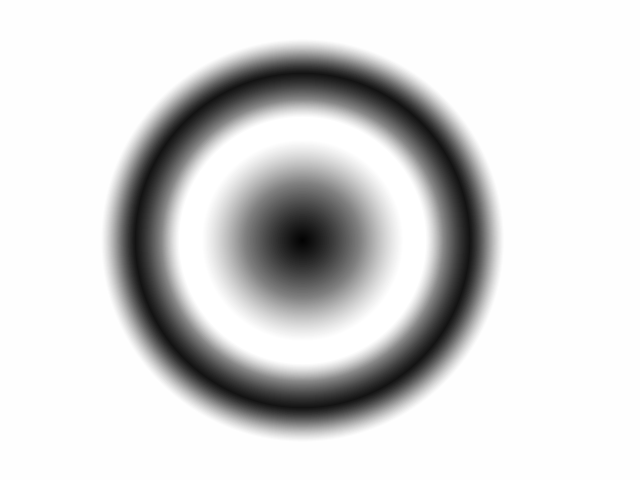
#> input picture render-7.png, 640 x 480 px, found by its file name
$ python multiple_paths_gains.py
#> lines starting #> are read from the running program, lines starting #| are printed output that depends on the picture
### Master Program/img_processing_and_path_planning/a_img_setup.py
"""
IMG PREPREOCESSING FILE, HANDLES IMG SPLITTING AND GRAYSCALING.

FILE IS COMPLETE AS OF 21/8/23 DO NOT MODIFY FURTHER
"""
import cv2
import numpy as np
import matplotlib.pyplot as plt
import math

from PIL import Image

def convert_to_grayscale(input_image_path, output_image_path):
#> called with input_image_path = 'render-7.png', output_image_path = 'grayscale_map.png'
    try:
        # Open the image file
        with Image.open(input_image_path) as img:
            # Convert the image to grayscale
#> img is the input picture: PIL image 640x480 P; min 2, max 255, mean 212.1
            grayscale_img = img.convert("L")

            # Save the grayscale image
            grayscale_img.save(output_image_path)
            print("Image converted to grayscale and saved")
    except Exception as e:
        print(f"Error: {e}")

def invert_image(image, output):

    image_map = cv2.imread(image)
    inverse = cv2.bitwise_not(image_map)

    cv2.imwrite(output, inverse)

    print("Image inverted and saved")
    return output

def img_split(image, threshold, output):
        # Load the image
#> called with image = 'render-7.png', threshold = 256, output = 'split_image_inverse.png'
    image_path = image
    image = cv2.imread(image_path)

    image_map = np.where(image > threshold, 255, 0).astype(np.uint8)
#> image_map: shape (480, 640, 3); every value is 0

    cv2.imwrite(output, image_map)

    print("Image split and saved")

    return output

def setup_image(image_source, threshold, direction):
    convert_to_grayscale(image_source, "grayscale_map.png")

    img_split(image_source, threshold, "split_image_inverse.png")

    invert_image("split_image_inverse.png", "split_image.png")
    #invert_image("split_image_inverse.png", "split_image.png")


#invert_image("trimmed_map.png", "trimmed_map_inverse.png")

### Master Program/img_processing_and_path_planning/b_filtering.py
"""
IMG FILTER FILE, HANDLES THE APPLICATION OF VARIOUS FILTERS
TO HIGHLIGHT SLOPES AND RIDGE AREAS

FILE IS COMPLETE AS OF 21/8/23 DO NOT MODIFY FURTHER
"""


import cv2
import numpy as np
import matplotlib.pyplot as plt
import math
import img_processing_and_path_planning.e_kernels as k

def sharpen_filter(image):

    kernel = np.array([
    [0, -1, 0],
    [-1, 5, -1],
    [0, -1, 0]])

    output = cv2.filter2D(image, -1, kernel)
    return output

def ridge_filter(image, direction):


#> called with direction = 0
    direction_rad = math.radians(direction)


    if (0 <= direction <= 90):
        weighting = math.sin(direction_rad) # 0 -> 1
        S2N_kernel = 0.5 * (k.S2N_kernel * (1 - weighting))
        W2E_kernel = 0.5 * (k.W2E_kernel * weighting)

        S2N_image = cv2.filter2D(image, -1, S2N_kernel)
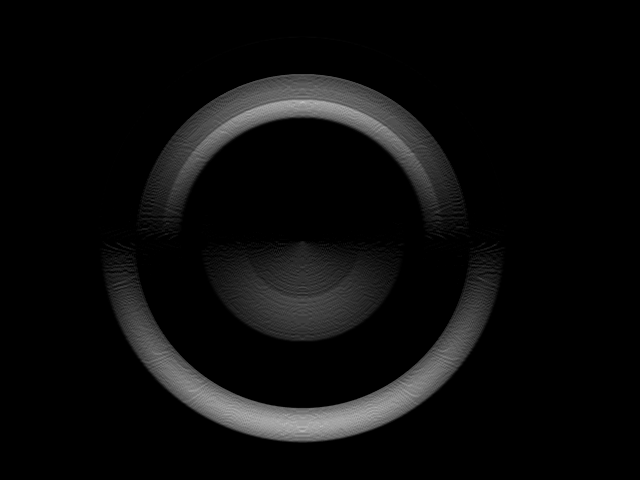
#> S2N_image: shape (480, 640, 3); min 0, max 191, mean 11.8
        W2E_image = cv2.filter2D(image, -1, W2E_kernel)
            # Clip the pixel values to ensure they are within the specified range
        #S2N_image = np.clip(S2N_image, 0, 255)
        #W2E_image = np.clip(W2E_image, 0, 255)

        output = S2N_image + W2E_image

        #output = np.clip(output, 0, 255)

    if (90 < direction <= 180):
        weighting = math.sin(direction_rad) # 1 -> 0

        W2E_kernel = 0.5 * (k.W2E_kernel * weighting)
        N2S_kernel = 0.5 * (k.N2S_kernel * (1 - weighting))

        N2S_image = cv2.filter2D(image, -1, N2S_kernel)
        W2E_image = cv2.filter2D(image, -1, W2E_kernel)
        output = N2S_image + W2E_image

    if (180 < direction <= 270):
        weighting = -(math.sin(direction_rad)) # 0 -> 1

        E2W_kernel = 0.5 * (k.E2W_kernel * weighting)
        N2S_kernel = 0.5 * (k.N2S_kernel * (1 - weighting))

        N2S_image = cv2.filter2D(image, -1, N2S_kernel)
        E2W_image = cv2.filter2D(image, -1, E2W_kernel)
        output = N2S_image + E2W_image
    if (270 < direction <= 360):
        weighting = -(math.sin(direction_rad)) # 1 -> 0

        E2W_kernel = 0.5 * (k.E2W_kernel * weighting)
        S2N_kernel = 0.5 * (k.S2N_kernel * (1 - weighting))

        S2N_image = cv2.filter2D(image, -1, S2N_kernel)
        E2W_image = cv2.filter2D(image, -1, E2W_kernel)
        output = S2N_image + E2W_image


    """
    direction_rad = math.radians(direction)

    if (0 <= direction <= 90):
        weighting = math.sin(direction_rad) # 0 -> 1
        S2N_kernel = 0.5 * (k.N2S_kernel * (1 - weighting))
        W2E_kernel = 0.5 * (k.E2W_kernel * weighting)

        S2N_image = cv2.filter2D(image, -1, S2N_kernel)
        W2E_image = cv2.filter2D(image, -1, W2E_kernel)
            # Clip the pixel values to ensure they are within the specified range
        #S2N_image = np.clip(S2N_image, 0, 255)
        #W2E_image = np.clip(W2E_image, 0, 255)

        output = S2N_image + W2E_image

        #output = np.clip(output, 0, 255)

    if (90 < direction <= 180):
        weighting = math.sin(direction_rad) # 1 -> 0

        W2E_kernel = 0.5 * (k.E2W_kernel * weighting)
        N2S_kernel = 0.5 * (k.S2N_kernel * (1 - weighting))

        N2S_image = cv2.filter2D(image, -1, N2S_kernel)
        W2E_image = cv2.filter2D(image, -1, W2E_kernel)
        output = N2S_image + W2E_image

    if (180 < direction <= 270):
        weighting = -(math.sin(direction_rad)) # 0 -> 1

        E2W_kernel = 0.5 * (k.W2E_kernel * weighting)
        N2S_kernel = 0.5 * (k.S2N_kernel * (1 - weighting))

        N2S_image = cv2.filter2D(image, -1, N2S_kernel)
        E2W_image = cv2.filter2D(image, -1, E2W_kernel)
        output = N2S_image + E2W_image
    if (270 < direction <= 360):
        weighting = -(math.sin(direction_rad)) # 1 -> 0

        E2W_kernel = 0.5 * (k.W2E_kernel * weighting)
        S2N_kernel = 0.5 * (k.N2S_kernel * (1 - weighting))

        S2N_image = cv2.filter2D(image, -1, S2N_kernel)
        E2W_image = cv2.filter2D(image, -1, E2W_kernel)
        output = S2N_image + E2W_image
     """
    #print("Weighting: ", weighting)


    #output = cv2.filter2D(image, -1, ridge_kernel)
    return output

# [8 lines left out: function sharpen_less_filter, not called in this run]

def blur_filter(image):
    output = cv2.filter2D(image, -1, k.blurred_kernel)
    return output

def normalisation_filter(image):
    output = cv2.filter2D(image, -1, k.normalisation_kernel)
    return output


def apply_ridge_filters(path_to_img, direction, output_file, map_translation):

    """ # Load the image
    image_path = path_to_img
    image = cv2.imread(image_path)

    output = image

    #cv2.imwrite("img_step_1.png", output)
    #output = sharpen_filter(output)
    #cv2.imwrite("img_step_2.png", output)
    output = ridge_filter(output, direction)
    # [7 lines of commented-out code are left out]


    output = normalisation_filter(output)
    #output = normalisation_filter(output)
    #output = sobel_y(output)

    # Threshold the image
    threshold = 1
    output[output > threshold] += map_translation

    # Set blue and green channels to zero
    output[:, :, 0] = 0
    output[:, :, 1] = 0

    # Move the ridge lift output to the red channel
    red_channel = output[:, :, 2]

    # Create a blank image with only the red channel
    red_image = np.zeros_like(image)
    red_image[:, :, 2] = red_channel

    # Save the final image
    final_image_path = output_file
    cv2.imwrite(final_image_path, red_image) """


    """ #print("Image filters applied and saved")


     # Load the image
    image_path = path_to_img
    image = cv2.imread(image_path)

    output = image

    # Comment out the previous filtering steps and keep the ridge filter only
    #output = sharpen_filter(output)
    output = ridge_filter(output, direction)
    # [5 lines of commented-out code are left out]
    output = cv2.cvtColor(output, cv2.COLOR_BGR2GRAY)

    #output = np.where(output > 255, 255, output)

    output = cv2.bitwise_not(output)  # Invert the image


    threshold = 250
     """

    image_path = path_to_img
    image = cv2.imread(image_path)

    output = image
    output = sharpen_filter(output)
    cv2.imwrite("sharpened_image.png", output)
    #output = normalisation_filter(output)

    #output = sharpen_filter(output)
    output = ridge_filter(output, direction)
    cv2.imwrite("ridged_image.png", output)
    #output = normalisation_filter(output)


    # Convert the output to grayscale
    output = cv2.cvtColor(output, cv2.COLOR_BGR2GRAY)
#> output: shape (480, 640)

    # Invert the image first
    #output = cv2.bitwise_not(output)

    # Threshold the image
    threshold = 0
    output[output > threshold] += map_translation
    cv2.imwrite("ridged_image.png", output)
    # Save the grayscale image
    cv2.imwrite(output_file, output)

    print("Image filters applied and saved")


"""
def grayscale_ridge_lift(path_to_img, direction):
    # Load the image
    image_path = path_to_img
    image = cv2.imread(image_path)

    output = image

    output = sharpen_filter(output)
    output = ridge_filter(output, direction)
    output = ridge_filter(output, direction)
    output = sharpen_less_filter(output)
    output = blur_filter(output)

    # Convert the output to grayscale
    gray_output = cv2.cvtColor(output, cv2.COLOR_BGR2GRAY)

    # Save the final grayscale image
    final_image_path = 'Grayscale_Ridge_Lift_Output.png'
    cv2.imwrite(final_image_path, gray_output)

def overlay_grayscale_ridge(ridge_lift_path, split_image_path, output_path):
    # Load the grayscale ridge lift output image
    grayscale_ridge_img = cv2.imread(ridge_lift_path, cv2.IMREAD_GRAYSCALE)

    # Load the split image
    split_img = cv2.imread(split_image_path)

    # Create a blank image with the same dimensions as the split image
    overlay_img = np.zeros_like(split_img)

    # Assign the grayscale ridge lift output to the overlay image
    overlay_img[:, :, 0] = grayscale_ridge_img

    # Add the overlay image to the split image
    result = cv2.addWeighted(split_img, 1, overlay_img, 1, 0)

    output = invert_image(result)
    # Save the result to a separate file
    cv2.imwrite(output_path, output) """

""" ridge_lift_path = "Ridge_Lift_Output.png"
split_image_path = "Split_Image.png"
output_path = "Map+Ridge.png"
output_path_grayscale = "Map+GrayscaleRidge.png" """

#ridge_lift("render-5.png", 90)
#grayscale_ridge_lift("render-5.png", 90)
#img_split("render-5.png", 70)


#### ridge filter for demo map, not real map
"""

def ridge_filter(image, direction):


    direction_rad = math.radians(direction)

    if (0 <= direction <= 90):
        weighting = math.sin(direction_rad) # 0 -> 1
        S2N_kernel = 0.5 * (k.S2N_kernel * (1 - weighting))
        W2E_kernel = 0.5 * (k.W2E_kernel * weighting)

        S2N_image = cv2.filter2D(image, -1, S2N_kernel)
        W2E_image = cv2.filter2D(image, -1, W2E_kernel)
            # Clip the pixel values to ensure they are within the specified range
        #S2N_image = np.clip(S2N_image, 0, 255)
        #W2E_image = np.clip(W2E_image, 0, 255)

        output = S2N_image + W2E_image

        #output = np.clip(output, 0, 255)

    if (90 < direction <= 180):
        weighting = math.sin(direction_rad) # 1 -> 0

        W2E_kernel = 0.5 * (k.W2E_kernel * weighting)
        N2S_kernel = 0.5 * (k.N2S_kernel * (1 - weighting))

        N2S_image = cv2.filter2D(image, -1, N2S_kernel)
        W2E_image = cv2.filter2D(image, -1, W2E_kernel)
        output = N2S_image + W2E_image

    if (180 < direction <= 270):
        weighting = -(math.sin(direction_rad)) # 0 -> 1

        E2W_kernel = 0.5 * (k.E2W_kernel * weighting)
        N2S_kernel = 0.5 * (k.N2S_kernel * (1 - weighting))

        N2S_image = cv2.filter2D(image, -1, N2S_kernel)
        E2W_image = cv2.filter2D(image, -1, E2W_kernel)
        output = N2S_image + E2W_image
    if (270 < direction <= 360):
        weighting = -(math.sin(direction_rad)) # 1 -> 0

        E2W_kernel = 0.5 * (k.E2W_kernel * weighting)
        S2N_kernel = 0.5 * (k.S2N_kernel * (1 - weighting))

        S2N_image = cv2.filter2D(image, -1, S2N_kernel)
        E2W_image = cv2.filter2D(image, -1, E2W_kernel)
        output = S2N_image + E2W_image
     """

### Master Program/img_processing_and_path_planning/c_lift_map_trimmer.py
"""
TRIMS THE SCORE MAP TO ONLY SHOW AREAS WHICH ARE NAVIGABLE

FILE IS COMPLETE AS OF 25/8/23 DO NOT MODIFY FURTHER
"""

import cv2
import numpy as np
import img_processing_and_path_planning.a_img_setup as a_img_setup

def apply_two_tone_mask(grayscale_image, two_tone_image):
    # Load the grayscale and two-tone images
#> called with grayscale_image = 'ridge_map.png', two_tone_image = 'split_image_inverse.png'
    grayscale = cv2.imread(grayscale_image, cv2.IMREAD_GRAYSCALE)
    two_tone = cv2.imread(two_tone_image, cv2.IMREAD_GRAYSCALE)
#> two_tone: shape (480, 640); every value is 0

    # Make sure the images are the same size
    if grayscale.shape != two_tone.shape:
        raise ValueError("Images must be the same size")

    # Convert the two-tone image to a binary mask
    _, binary_mask = cv2.threshold(two_tone, 0, 255, cv2.THRESH_BINARY)

    # Set the pixels in the grayscale image to zero where the mask is black
    result = cv2.bitwise_and(grayscale, cv2.bitwise_not(binary_mask))

    return result


from PIL import Image

# [18 lines left out: function make_white_pixels_transparent, not called in this run]

# [4 lines that do not run on import are left out]


def trim_reward_map(grayscale_image_path, two_tone_image_path, output):
    # Paths to your grayscale and two-tone images
    grayscale_image_path = "ridge_map.png"
    two_tone_image_path = "split_image_inverse.png"

    # Apply the mask and get the result
    result_image = apply_two_tone_mask(grayscale_image_path, two_tone_image_path)
    print("Lift map trimmed and saved")
    cv2.imwrite(output, result_image)
    a_img_setup.invert_image(output, output)
#> call 2 of invert_image, with image = 'trimmed_map.png', output = 'trimmed_map.png'
#> in invert_image (call 2), `inverse = cv2.bitwise_not(image_map)`:
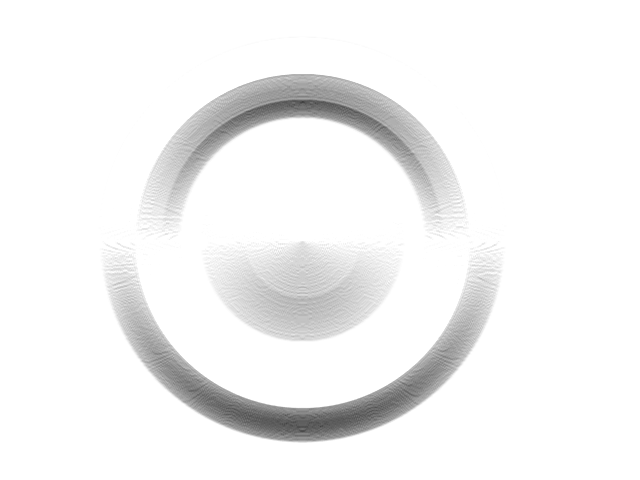
#> inverse: shape (480, 640, 3); min 64, max 255, mean 243.2
#> (the rest of the program and of its run is left out)
